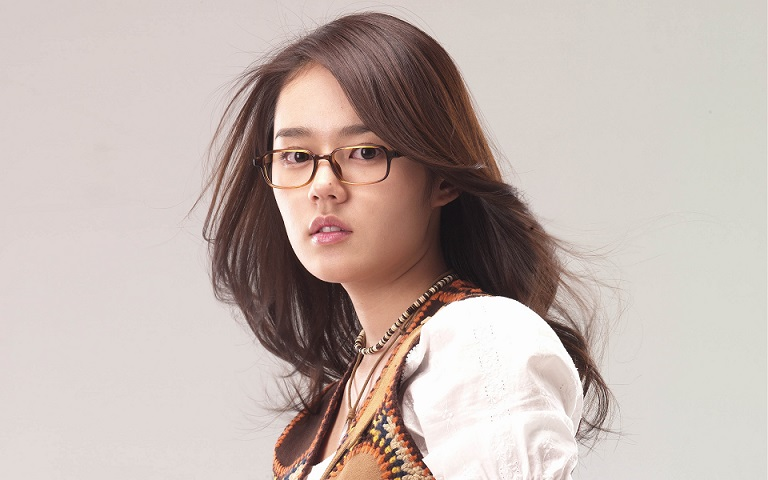
//> input picture test.jpg, 768 x 480 px; the run also reads 1 picture not shown here
$ ./main-027   (built with g++ and OpenCV 4)
//> lines starting //> are read from the running program, lines starting //| are printed output that depends on the picture; after the words box and inside, x2 and y2 are one past the last pixel; in counts of white or black regions, pixels touching at a corner belong together
#include <opencv2/opencv.hpp>
#include <iostream>
#include <math.h>

using namespace std;
using namespace cv;

string convertToString(double d);
int main(int argc, char** argv) {
	Mat base, test1, test2;
	Mat hsvbase, hsvtest1, hsvtest2;
	base = imread("//home//fang//下载//opencv基础代码和ppt//test.jpg");
//> base is the input picture: 480 rows x 768 cols, CV_8UC3; mean B, G, R 175, 180.8, 194.8
	if (!base.data) {
		printf("could not load image...\n");
		return -1;
	}
	test1 = imread("//home//fang//下载//opencv基础代码和ppt//filter2d_2.jpg");
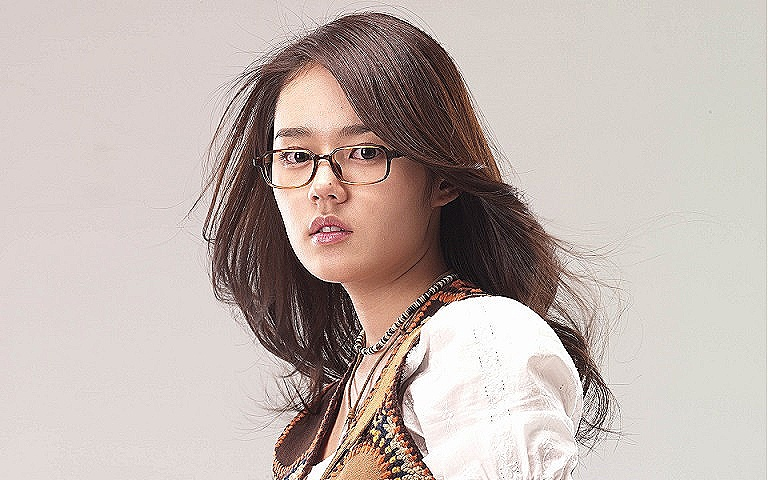
//> input picture filter2d_2.jpg, 768 x 480 px
//> test1 is the input picture: 480 rows x 768 cols, CV_8UC3; mean B, G, R 175.5, 180.9, 193.4
	test2 = imread("//home//fang//下载//opencv基础代码和ppt//mask_3.jpg");

	cvtColor(base, hsvbase, CV_BGR2HSV);
//> hsvbase: 480 rows x 768 cols, CV_8UC3; mean H, S, V 14.9, 33.7, 194.8
	cvtColor(test1, hsvtest1, CV_BGR2HSV);
//> hsvtest1: 480 rows x 768 cols, CV_8UC3; mean H, S, V 16.4, 36.9, 193.4
	cvtColor(test2, hsvtest2, CV_BGR2HSV);

	int h_bins = 50; int s_bins = 60;
	int histSize[] = { h_bins, s_bins };//直方图级数
	// hue varies from 0 to 179, saturation from 0 to 255   filter2d_2.jpg   mask_3.jpg
	float h_ranges[] = { 0, 180 };
	float s_ranges[] = { 0, 256 };
	const float* ranges[] = { h_ranges, s_ranges };//值域范围
	// Use the o-th and 1-st channels
	int channels[] = { 0, 1 };
	MatND hist_base;
	MatND hist_test1;
	MatND hist_test2;

	calcHist(&hsvbase, 1,  channels, Mat(), hist_base, 2, histSize, ranges, true, false);
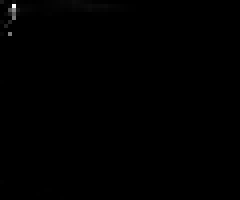
//> hist_base: 50 rows x 60 cols, CV_32FC1 (shown 4 times larger); min 0, max 61312, mean 122.9; drawn with min black and max white
	normalize(hist_base, hist_base, 0, 1, NORM_MINMAX, -1, Mat());

	calcHist(&hsvtest1, 1, channels, Mat(), hist_test1, 2, histSize, ranges, true, false);
	normalize(hist_test1, hist_test1, 0, 1, NORM_MINMAX, -1, Mat());

	calcHist(&hsvtest2, 1, channels, Mat(), hist_test2, 2, histSize, ranges, true, false);
	normalize(hist_test2, hist_test2, 0, 1, NORM_MINMAX, -1, Mat());

	double basebase = compareHist(hist_base, hist_base, CV_COMP_INTERSECT);
//> basebase = 6.01
	double basetest1 = compareHist(hist_base, hist_test1, CV_COMP_INTERSECT);
//> basetest1 = 5.41
	double basetest2 = compareHist(hist_base, hist_test2, CV_COMP_INTERSECT);
//> basetest2 = 5.41
	double tes1test2 = compareHist(hist_test1, hist_test2, CV_COMP_INTERSECT);
//> tes1test2 = 6.15
	printf("test1 compare with test2 correlation value :%f", tes1test2);
//| test1 compare with test2 correlation value :6.148098

	Mat test12;
	test2.copyTo(test12);
	putText(base, convertToString(basebase), Point(50, 50), CV_FONT_HERSHEY_COMPLEX, 1, Scalar(0, 0, 255), 2, LINE_AA);
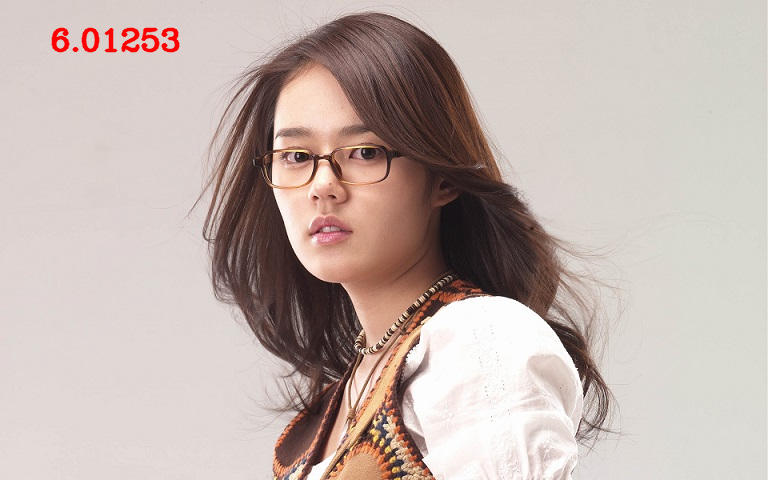
//> base: 480 rows x 768 cols, CV_8UC3; 0.51% of pixels changed, all inside (x1, y1, x2, y2) = (51, 27, 180, 53)
	putText(test1, convertToString(basetest1), Point(50, 50), CV_FONT_HERSHEY_COMPLEX, 1, Scalar(0, 0, 255), 2, LINE_AA);
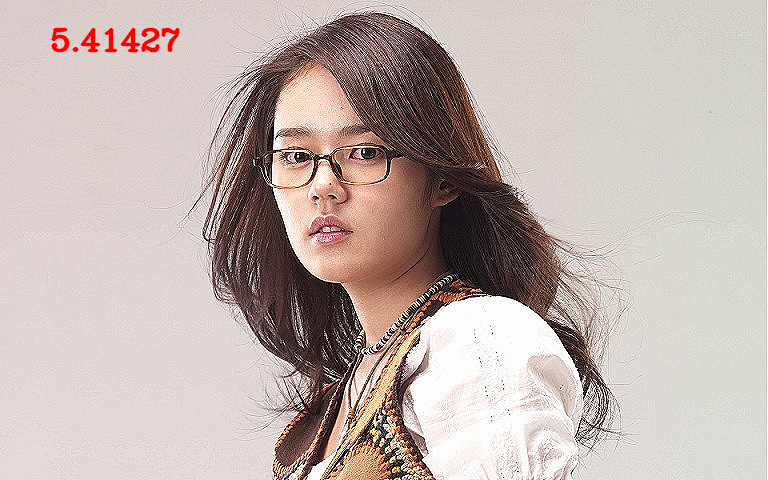
//> test1: 480 rows x 768 cols, CV_8UC3; 0.46% of pixels changed, all inside (x1, y1, x2, y2) = (51, 27, 180, 53)
	putText(test2, convertToString(basetest2), Point(50, 50), CV_FONT_HERSHEY_COMPLEX, 1, Scalar(0, 0, 255), 2, LINE_AA);
	putText(test12, convertToString(tes1test2), Point(50, 50), CV_FONT_HERSHEY_COMPLEX, 1, Scalar(0, 0, 255), 2, LINE_AA);
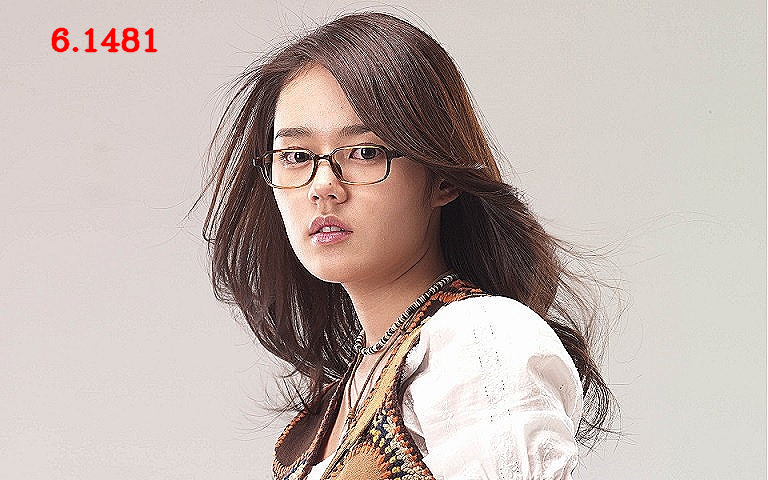
//> test12: 480 rows x 768 cols, CV_8UC3; 0.38% of pixels changed, all inside (x1, y1, x2, y2) = (51, 27, 158, 53)

	namedWindow("base", CV_WINDOW_AUTOSIZE);
	namedWindow("test1", CV_WINDOW_AUTOSIZE);
	namedWindow("test2", CV_WINDOW_AUTOSIZE);

	imshow("base", base);
	imshow("test1", test1);
	imshow("test2", test2);
	imshow("test12", test12);

    char outfile[100];
    sprintf(outfile, "//home//fang//下载//opencv基础代码和ppt//compareHist_27(1).jpg");
    imwrite(outfile, test1);

    sprintf(outfile, "//home//fang//下载//opencv基础代码和ppt//compareHist_27(2).jpg");
    imwrite(outfile, test2);

    sprintf(outfile, "//home//fang//下载//opencv基础代码和ppt//compareHist_27(12).jpg");
    imwrite(outfile, test12);

	waitKey(0);
	return 0;
}

string convertToString(double d) {
	ostringstream os;
	if (os << d)
		return os.str();
	return "invalid conversion";
}
